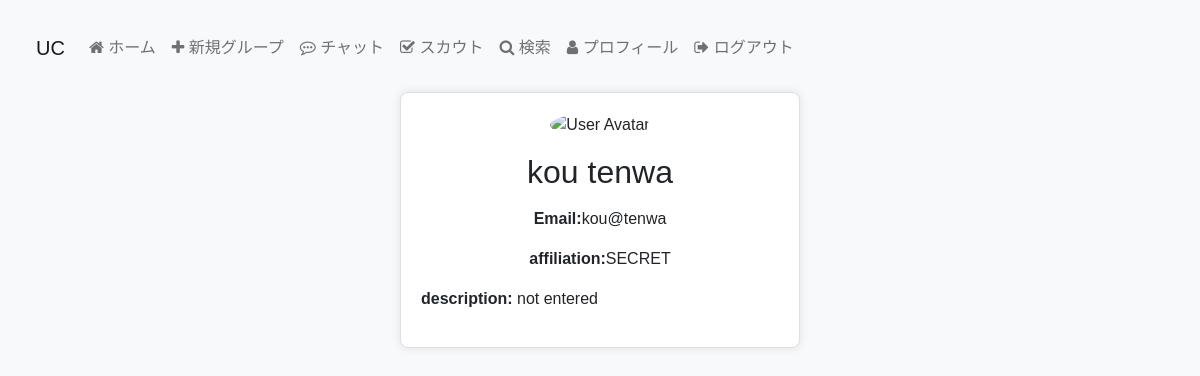
Page /profile/3 (signed in) on the committed database.
### UC/models/user.py (models this page shows, shortened)
class User(db.Model):
    __tablename__ = "users"
    id = db.Column(db.Integer, primary_key=True, nullable=False)
    name_last = db.Column(db.String(50), nullable=False)
    name_first = db.Column(db.String(50), nullable=False)
    email = db.Column(db.String(100), unique=True, nullable=False)
    password = db.Column(db.String(100), nullable=False)
    user_type = db.Column(db.String(10), nullable=False)
    description = db.Column(db.Text)
    affiliation = db.Column(db.String(100), nullable=True)
    chat = db.relationship("Chat", backref="users")
    group = db.relationship("Group", backref="users")

### UC/views/profile.py (the view)
@app.route("/profile/<int:user_id>")
@is_logined
def show_profile(user_id):
    user = User.query.get(user_id)
    return render_template("profile/profile.html", user=user)

### UC/views/views.py (called while the page is built)
def is_logined(view):
    @wraps(view)
    def inner(*args, **kwargs):
        if not session.get("logged_in"):
            return redirect(url_for("login"))
        return view(*args, **kwargs)
    return inner

### UC/templates/profile/profile.html (shortened to what this page needs)
{% extends "layout.html" %}
{% block body %}
<!DOCTYPE html>
<html lang="en">
<head>
    <link href="https://cdn.jsdelivr.net/npm/bootstrap@5.0.2/dist/css/bootstrap.min.css" rel="stylesheet">
</head>
<body>
<div class="container">
    <div class="row justify-content-center">
        <div class="col-md-6">
            <div class="profile-container text-center">
                <img src="https://ptetutorials.com/images/user-profile.png" alt="User Avatar" class="profile-img mb-3">
                <h2 class="mb-3">{{ user['name_last'] }} {{ user['name_first'] }}</h2>
                <p class="mb-3"><strong>Email:</strong>{{ user['email'] }}</p>
                <p class="mb-3"><strong>affiliation:</strong>{{ user['affiliation'] }}</p>
                <p class="mb-3" style="text-align: left"><strong>description:</strong>{{ user['description'] }}</p>
            </div>
        </div>
    </div>
</div>
</body>
</html>
{% endblock %}

### UC/static/style.css (style rules this page uses)
.container { margin: auto; }
img { max-width: 100%; }

### UC/templates/profile/profile.html (style rules this page uses)
body { font-family: Arial, sans-serif; background-color: #f8f9fa; padding: 20px; }
.profile-container { max-width: 400px; margin: auto; background-color: #ffffff; border: 1px solid #dee2e6; border-radius: 8px; padding: 20px; box-shadow: 0 0 10px rgba(0, 0, 0, 0.1); }
.profile-img { max-width: 100%; border-radius: 50%; }

### rows in the picture
User: name_last "kou", name_first "tenwa", email "kou@tenwa", affiliation "SECRET", description "not entered"
